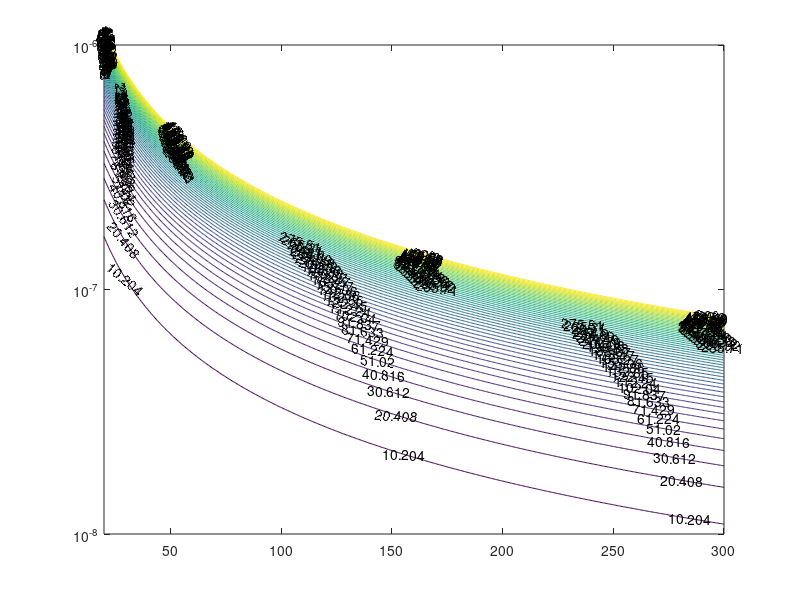

This figure's MATLAB source:
gradbs = logspace(-8, -6, 100);
hs = linspace(20, 300, 500);
clear vals
for i=1:length(hs)
vals(i,:) = hs(i)^2.*0.04.*(gradbs).^2./(2*2*pi.*sind(38)./86400).*1035*3994./(9.81*2e-4);
end
conts = linspace(0, 500, 50);
[c, h] =contour(hs, gradbs, vals.', conts);
set(gca, 'YScale', 'log')
clabel(c)
